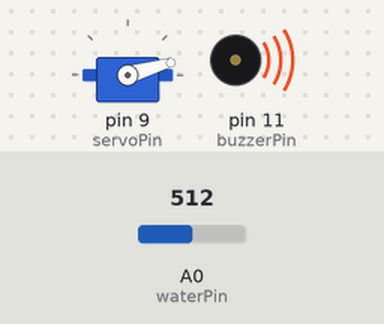
Bench run of a sketch on a simulated Arduino Uno, built with avr-gcc and run on an emulated ATmega328P. Parts: servo, buzzer (waves = sounding). Inputs (shaded band) come from the test bench; at power-on: A0 (waterPin) = 512. What the sketch prints to the serial monitor is not drawn.

Above: at 0.05 s.
At 1.9 s:
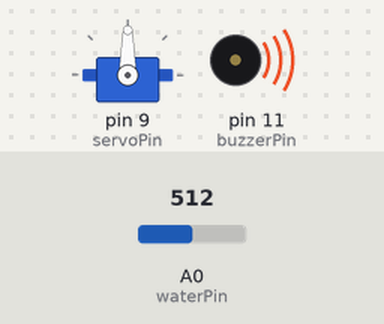
At 3.75 s:
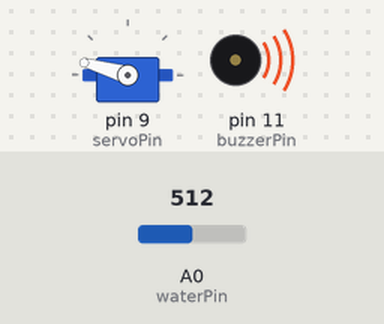
At 7.45 s:
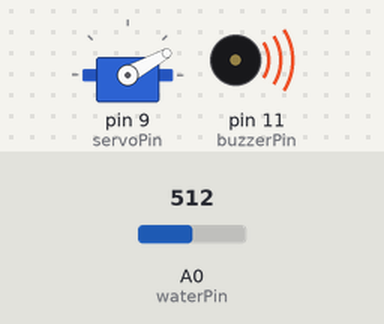
Timing chart, 0 to 14.7 s (numbered marks = the images above):
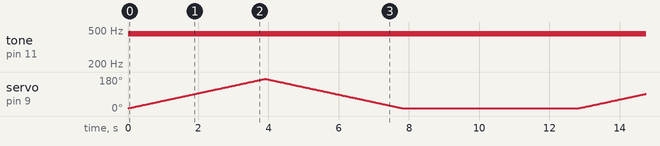

Measured:
- by itself, tone on pin 11 (buzzerPin): silent → 450 Hz at 0.00 s

The sketch:

watsensorPro.ino
```cpp
#include <Servo.h>  //include servo library
int waterPin = A0;  // join water sensor pin to analog pin
int waterSensorVal = 0;
int buzzerPin = 11; // join digital pin
int ledPin = 10; // join led to digital pin


int servoPos = 0;
int servoPin = 9; // join servo motor to digital pin
int servoDelay = 25;

Servo servo;

void setup() {
  pinMode(waterPin, INPUT);  //input from water sensor.
  pinMode(buzzerPin, OUTPUT); //output for buzzer
  servo.attach(servoPin);  // output for servo.
  Serial.begin(9600);  //initialize serial port
}

void loop() {
  waterSensorVal = analogRead(waterPin);  //read analog value of water sensor
  Serial.println(waterSensorVal);
  if (waterSensorVal > 80) {    // condition for water level.
      tone(buzzerPin, 450);  //buzzer on with 450 hz
      digitalWrite(ledPin, HIGH);

  //changing the servo position
      for(servoPos=15; servoPos<=170; servoPos=servoPos+1){
        servo.write(servoPos);
        delay(servoDelay);
      }
  // bringing back to same positon
      for(servoPos=170; servoPos>=15; servoPos=servoPos-1){
        servo.write(servoPos);
        delay(servoDelay);
      }
   }

   delay(5000);
   noTone(buzzerPin); //turn off the buzzer
   digitalWrite(ledPin, LOW); //turn off the led

  // while(true){} // running the loop just once. cause buzzer makes annoying sound.
}
```
